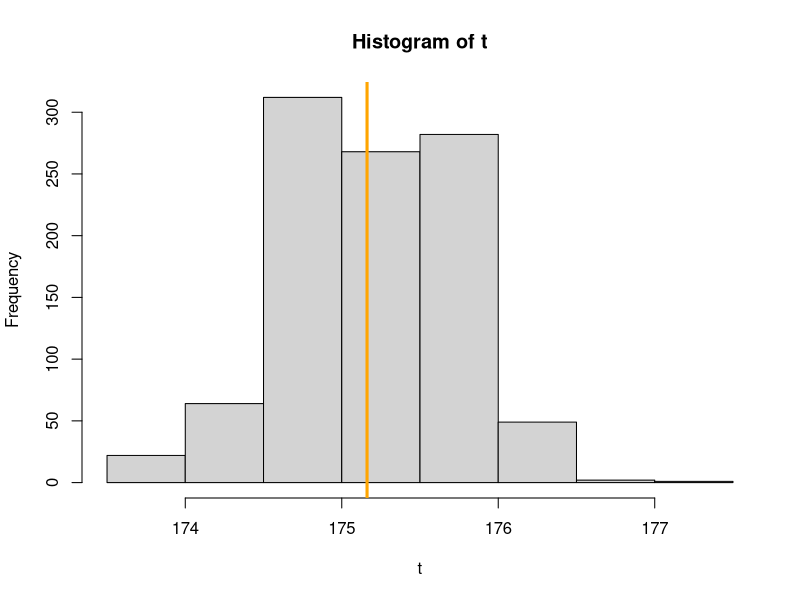
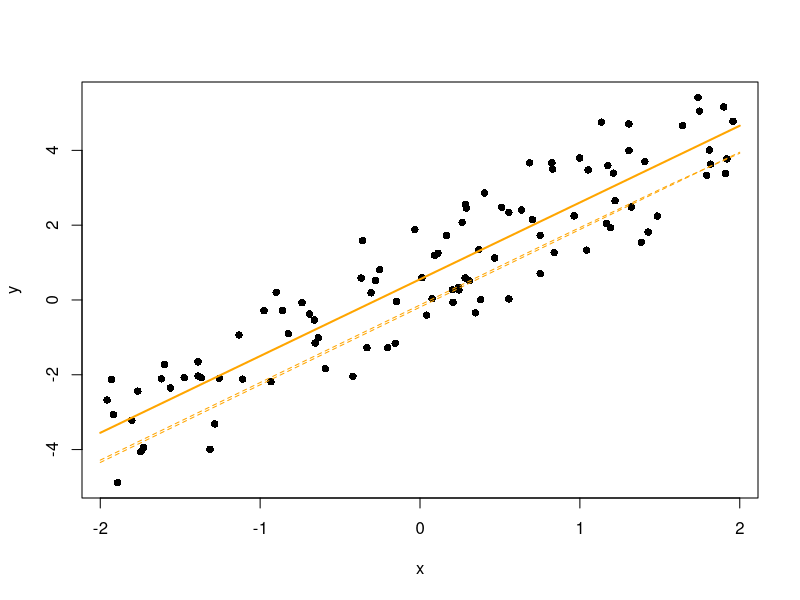

These figures' R source, in order:
## ---- chunk 1
set.seed(20151101)
height<-rnorm(100,175,6)
## ---- chunk 2
t0<-median(height)
t<-sapply(1:1000,function(x) median(sample(x=height,size=100,replace=TRUE)))
hist(t)
abline(v=t0,col="orange",lwd=3)
## ---- chunk 3
library(boot)
b1<-boot(data=height,statistic=function(x,i) median(x[i]),R=1000)
boot.ci(b1)
## ---- chunk 4
x<-runif(100,-2,2)
y<-rnorm(100,1+2*x,1)
dat<-data.frame(x=x,y=y)
## ---- chunk 5
m<-lm(y~x)
## ---- chunk 6
foo<-function(out){
  m<-lm(y~x,out)
  coef(m)
}
## ---- chunk 7
rgen<-function(dat,mle){
  out<-dat
  out$y<-unlist(simulate(mle))
  return(out)
}
## ---- chunk 8
library(lme4)
dat<-data.frame(x=runif(100,-2,2),ind=gl(n=10,k=10))
dat$y<-1+2*dat$x+rnorm(10,0,1.2)[dat$ind]+rnorm(100,0,0.5)
m<-lmer(y~x+(1|ind),dat)
## ---- chunk 9
b_par<-bootMer(x=m,FUN=fixef,nsim=200)
boot.ci(b_par,type="perc",index=1)
## ---- chunk 10
boot.ci(b_par,type="perc",index=2)
## ---- chunk 11
confint(m,parm=c(3,4),method="boot",nsim=200,boot.type="perc")
## ---- chunk 12
new_dat<-data.frame(x=seq(-2,2,length=20))
mm<-model.matrix(~x,data=new_dat)
predFun<-function(.) mm%*%fixef(.)
bb<-bootMer(m,FUN=predFun,nsim=200) #do this 200 times
## ---- chunk 13
bb_se<-apply(bb$t,2,function(x) x[order(x)])
new_dat$LC<-bb_se[1,]
new_dat$UC<-bb_se[2,] 
new_dat$pred<-predict(m,newdata=new_dat,re.form=~0)
## ---- chunk 14
plot(y~x,dat,pch=16)
lines(pred~x,new_dat,lwd=2,col="orange")
lines(LC~x,new_dat,lty=2,col="orange")
lines(UC~x,new_dat,lty=2,col="orange")
## ---- chunk 15
library(pbkrtest)
m_0<-update(m,.~.-x)
PBmodcomp(m,m_0,nsim=200)
